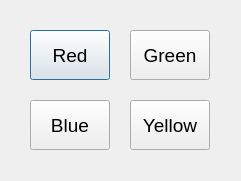
<?xml version="1.0" encoding="UTF-8"?>
<ui version="4.0">
 <class>Dialog</class>
 <widget class="QDialog" name="Dialog">
  <property name="geometry">
   <rect>
    <x>0</x>
    <y>0</y>
    <width>241</width>
    <height>181</height>
   </rect>
  </property>
  <property name="windowTitle">
   <string>Dialog</string>
  </property>
  <widget class="QPushButton" name="btnRed">
   <property name="geometry">
    <rect>
     <x>30</x>
     <y>30</y>
     <width>80</width>
     <height>50</height>
    </rect>
   </property>
   <property name="font">
    <font>
     <pointsize>14</pointsize>
    </font>
   </property>
   <property name="text">
    <string>Red</string>
   </property>
  </widget>
  <widget class="QPushButton" name="btnBlue">
   <property name="geometry">
    <rect>
     <x>30</x>
     <y>100</y>
     <width>80</width>
     <height>50</height>
    </rect>
   </property>
   <property name="font">
    <font>
     <pointsize>14</pointsize>
    </font>
   </property>
   <property name="text">
    <string>Blue</string>
   </property>
  </widget>
  <widget class="QPushButton" name="btnGreen">
   <property name="geometry">
    <rect>
     <x>130</x>
     <y>30</y>
     <width>80</width>
     <height>50</height>
    </rect>
   </property>
   <property name="font">
    <font>
     <pointsize>14</pointsize>
    </font>
   </property>
   <property name="text">
    <string>Green</string>
   </property>
  </widget>
  <widget class="QPushButton" name="btnYellow">
   <property name="geometry">
    <rect>
     <x>130</x>
     <y>100</y>
     <width>80</width>
     <height>50</height>
    </rect>
   </property>
   <property name="font">
    <font>
     <pointsize>14</pointsize>
    </font>
   </property>
   <property name="text">
    <string>Yellow</string>
   </property>
  </widget>
 </widget>
 <resources/>
 <connections/>
</ui>
